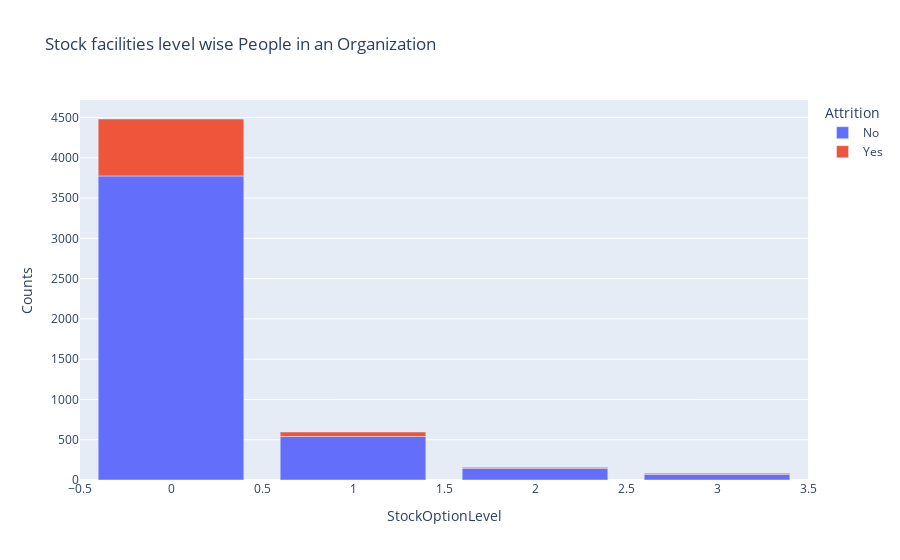

Notebook source saved alongside this figure:
### Markdown cell above
##### Does company stocks for employees impact attrition

### Code cell
stock_att=combined_dataset.groupby(['StockOptionLevel','Attrition']).apply(lambda x:x['DailyRate'].count()).reset_index(name='Counts')
px.bar(stock_att,x='StockOptionLevel',y='Counts',color='Attrition',title='Stock facilities level wise People in an Organization')

### Figure 1 — Plotly figure (JSON) as saved in the notebook; plotly's stock layout.template omitted (floating-point values rounded to 4 significant figures)
{"data": [{"hovertemplate": "Attrition=No<br>StockOptionLevel=%{x}<br>Counts=%{y}<extra></extra>", "legendgroup": "No", "marker": {"color": "#636efa", "pattern": {"shape": ""}}, "name": "No", "orientation": "v", "showlegend": true, "textposition": "auto", "type": "bar", "x": [0.0, 1.0, 2.0, 3.0], "xaxis": "x", "y": [3775, 540, 146, 70], "yaxis": "y"}, {"hovertemplate": "Attrition=Yes<br>StockOptionLevel=%{x}<br>Counts=%{y}<extra></extra>", "legendgroup": "Yes", "marker": {"color": "#EF553B", "pattern": {"shape": ""}}, "name": "Yes", "orientation": "v", "showlegend": true, "textposition": "auto", "type": "bar", "x": [0.0, 1.0, 2.0, 3.0], "xaxis": "x", "y": [707, 56, 12, 15], "yaxis": "y"}], "layout": {"barmode": "relative", "legend": {"title": {"text": "Attrition"}, "tracegroupgap": 0}, "title": {"text": "Stock facilities level wise People in an Organization"}, "xaxis": {"anchor": "y", "domain": [0, 1], "title": {"text": "StockOptionLevel"}}, "yaxis": {"anchor": "x", "domain": [0, 1], "title": {"text": "Counts"}}}}
